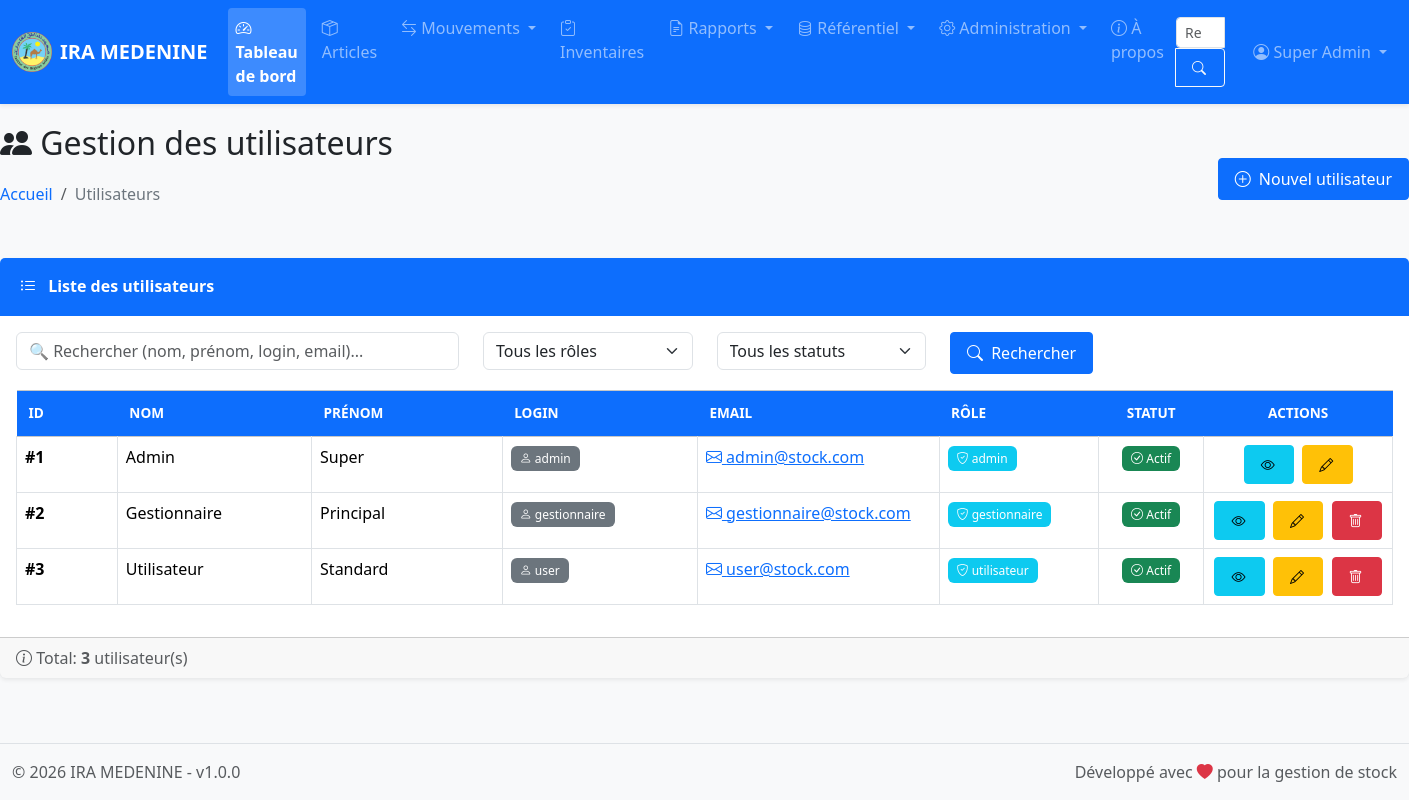
The page /pages/users/index.php (signed in) on the database its author committed.
### tables this page shows
CREATE TABLE IF NOT EXISTS `parametres` (
  `id` int NOT NULL AUTO_INCREMENT,
  `nom_etablissement` varchar(255) NOT NULL,
  `logo` varchar(255) DEFAULT NULL,
  `adresse` text,
  `tel_fixe` varchar(20) DEFAULT NULL,
  `tel_mobile` varchar(20) DEFAULT NULL,
  `fax` varchar(20) DEFAULT NULL,
  `email` varchar(100) DEFAULT NULL,
  `site_web` varchar(50) NOT NULL,
  `created_at` timestamp NOT NULL DEFAULT CURRENT_TIMESTAMP,
  `updated_at` timestamp NOT NULL DEFAULT CURRENT_TIMESTAMP ON UPDATE CURRENT_TIMESTAMP,
  PRIMARY KEY (`id`)
);

CREATE TABLE IF NOT EXISTS `users` (
  `id` int NOT NULL AUTO_INCREMENT,
  `nom` varchar(100) NOT NULL,
  `prenom` varchar(100) NOT NULL,
  `mail` varchar(100) NOT NULL,
  `login` varchar(50) NOT NULL,
  `password` varchar(255) NOT NULL,
  `role_id` int NOT NULL,
  `actif` tinyint(1) NOT NULL DEFAULT '1',
  `created_at` timestamp NOT NULL DEFAULT CURRENT_TIMESTAMP,
  `updated_at` timestamp NOT NULL DEFAULT CURRENT_TIMESTAMP ON UPDATE CURRENT_TIMESTAMP,
  PRIMARY KEY (`id`),
  UNIQUE KEY `login` (`login`),
  UNIQUE KEY `mail` (`mail`),
  KEY `idx_role` (`role_id`),
  KEY `idx_actif` (`actif`)
);

CREATE TABLE IF NOT EXISTS `roles` (
  `id` int NOT NULL AUTO_INCREMENT,
  `nom` varchar(50) NOT NULL,
  `description` text,
  `created_at` timestamp NOT NULL DEFAULT CURRENT_TIMESTAMP,
  PRIMARY KEY (`id`),
  UNIQUE KEY `nom` (`nom`)
);

### pages/users/index.php (the view, shortened to what the rows shown need)
<?php
require_once __DIR__ . '/../../includes/header.php';
$auth->requirePermission('users', 'view');
$db = Database::getInstance();
$sql = "SELECT u.*, r.nom as role_nom
        FROM users u
        INNER JOIN roles r ON u.role_id = r.id
        WHERE 1=1";
$sql .= " ORDER BY u.nom, u.prenom";
$stmt = $db->getConnection()->prepare($sql);
$stmt->execute();
$users = $stmt->fetchAll();
?>
<?php require_once __DIR__ . '/../../includes/navbar.php'; ?>
<div class="container-fluid main-container">
    <div class="row mb-4">
        <div class="col-12">
            <div class="d-flex justify-content-between align-items-center">
                <div>
                    <h2><i class="bi bi-people-fill"></i> Gestion des utilisateurs</h2>
                </div>
            </div>
        </div>
    </div>
    <div class="row">
        <div class="col-12">
            <div class="card">
                <div class="card-body">
                    <div class="table-responsive">
                        <table class="table table-hover table-bordered" id="usersTable">
                            <thead class="table-light">
                                <tr>
                                    <th width="8%">ID</th>
                                    <th width="15%">Nom</th>
                                    <th width="15%">Prénom</th>
                                    <th width="15%">Login</th>
                                    <th width="18%">Email</th>
                                    <th width="12%">Rôle</th>
                                    <th width="8%" class="text-center">Statut</th>
                                    <th width="9%" class="text-center no-sort no-export">Actions</th>
                                </tr>
                            </thead>
                            <tbody>
                                <?php if (count($users) > 0): ?>
                                    <?php foreach ($users as $user): ?>
                                        <tr>
                                            <td><strong>#<?php echo $user['id']; ?></strong></td>
                                            <td><?php echo htmlspecialchars($user['nom']); ?></td>
                                            <td><?php echo htmlspecialchars($user['prenom']); ?></td>
                                            <td>
                                                <span class="badge bg-secondary">
                                                    <i class="bi bi-person"></i> <?php echo htmlspecialchars($user['login']); ?>
                                                </span>
                                            </td>
                                            <td>
                                                <a href="mailto:<?php echo htmlspecialchars($user['mail']); ?>">
                                                    <i class="bi bi-envelope"></i> <?php echo htmlspecialchars($user['mail']); ?>
                                                </a>
                                            </td>
                                            <td>
                                                <span class="badge bg-info">
                                                    <i class="bi bi-shield-check"></i> <?php echo htmlspecialchars($user['role_nom']); ?>
                                                </span>
                                            </td>
                                            <td class="text-center">
                                                <?php if ($user['actif']): ?>
                                                    <span class="badge bg-success">
                                                        <i class="bi bi-check-circle"></i> Actif
                                                    </span>
                                                <?php else: ?>
                                                    <span class="badge bg-danger">
                                                        <i class="bi bi-x-circle"></i> Inactif
                                                    </span>
                                                <?php endif; ?>
                                            </td>
                                            <td class="text-center action-buttons">
                                                <a href="<?php echo BASE_URL; ?>/pages/users/view.php?id=<?php echo $user['id']; ?>"
                                                   class="btn btn-sm btn-info" title="Voir">
                                                    <i class="bi bi-eye"></i>
                                                </a>
                                                <?php if ($auth->hasPermission('users', 'update')): ?>
                                                    <a href="<?php echo BASE_URL; ?>/pages/users/edit.php?id=<?php echo $user['id']; ?>"
                                                       class="btn btn-sm btn-warning" title="Modifier">
                                                        <i class="bi bi-pencil"></i>
                                                    </a>
                                                <?php endif; ?>
                                                <?php if ($auth->hasPermission('users', 'delete') && $user['id'] != $_SESSION['user_id']): ?>
                                                    <a href="<?php echo BASE_URL; ?>/pages/users/delete.php?id=<?php echo $user['id']; ?>"
                                                       class="btn btn-sm btn-danger"
                                                       onclick="return confirm('Supprimer cet utilisateur ?')"
                                                       title="Supprimer">
                                                        <i class="bi bi-trash"></i>
                                                    </a>
                                                <?php endif; ?>
                                            </td>
                                        </tr>
                                    <?php endforeach; ?>
                                <?php endif; ?>
                            </tbody>
                        </table>
                    </div>
                </div>
            </div>
        </div>
    </div>
</div>
<?php require_once __DIR__ . '/../../includes/footer.php'; ?>

### includes/navbar.php (shortened to what the rows shown need)
<nav class="navbar navbar-expand-lg navbar-dark bg-primary sticky-top">
    <div class="container-fluid">
        <a class="navbar-brand d-flex align-items-center" href="<?php echo BASE_URL; ?>/index.php">
            <?php if (!empty($parametres['logo'])): ?>
                <img src="<?php echo BASE_URL; ?>/uploads/logo/<?php echo htmlspecialchars($parametres['logo']); ?>" alt="Logo" height="40" class="me-2" style="object-fit:contain;">
            <?php endif; ?>
            <span class="fw-bold"><?php echo htmlspecialchars($parametres['nom_etablissement'] ?? APP_NAME); ?></span>
        </a>
        <div class="collapse navbar-collapse" id="navbarMain">
            <ul class="navbar-nav">
                <li class="nav-item dropdown">
                    <a class="nav-link dropdown-toggle" href="#" id="navbarUser" role="button" data-bs-toggle="dropdown" aria-expanded="false">
                        <i class="bi bi-person-circle"></i> <?php echo $current_user['prenom'] . ' ' . $current_user['nom']; ?>
                    </a>
                </li>
            </ul>
        </div>
    </div>
</nav>

### includes/footer.php (shortened to what the rows shown need)
    <footer class="footer mt-auto py-3 bg-light border-top">
        <div class="container-fluid">
            <div class="row">
                <div class="col-md-6 text-muted">
                    &copy; <?php echo date('Y'); ?> <?php echo $parametres['nom_etablissement'] ?? APP_NAME; ?> - v<?php echo APP_VERSION; ?>
                </div>
                <div class="col-md-6 text-end text-muted">
                    Développé avec <i class="bi bi-heart-fill text-danger"></i> pour la gestion de stock
                </div>
            </div>
        </div>
    </footer>
</body>
</html>

### rows shown on the page
parametres: logo (picture), nom_etablissement "IRA MEDENINE"
users: prenom "Super", nom "Admin", id "1", login "admin", mail "admin@stock.com", role.nom "admin", actif 1 (drawn)
users: id "2", nom "Gestionnaire", prenom "Principal", login "gestionnaire", mail "gestionnaire@stock.com", role.nom "gestionnaire", actif 1 (drawn)
users: id "3", nom "Utilisateur", prenom "Standard", login "user", mail "user@stock.com", role.nom "utilisateur", actif 1 (drawn)

### other values the page prints
count($users) "3"
APP_VERSION "1.0.0"
